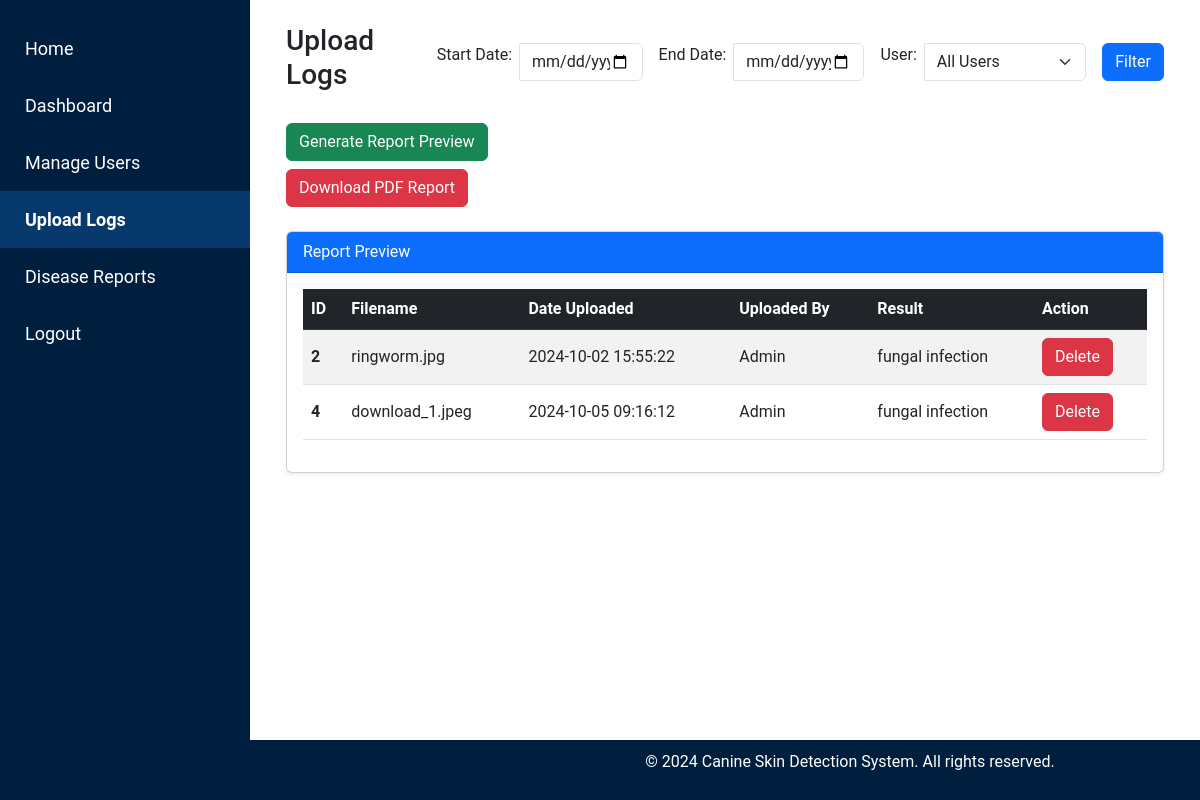
The app's page /admin/upload_logs, older data.
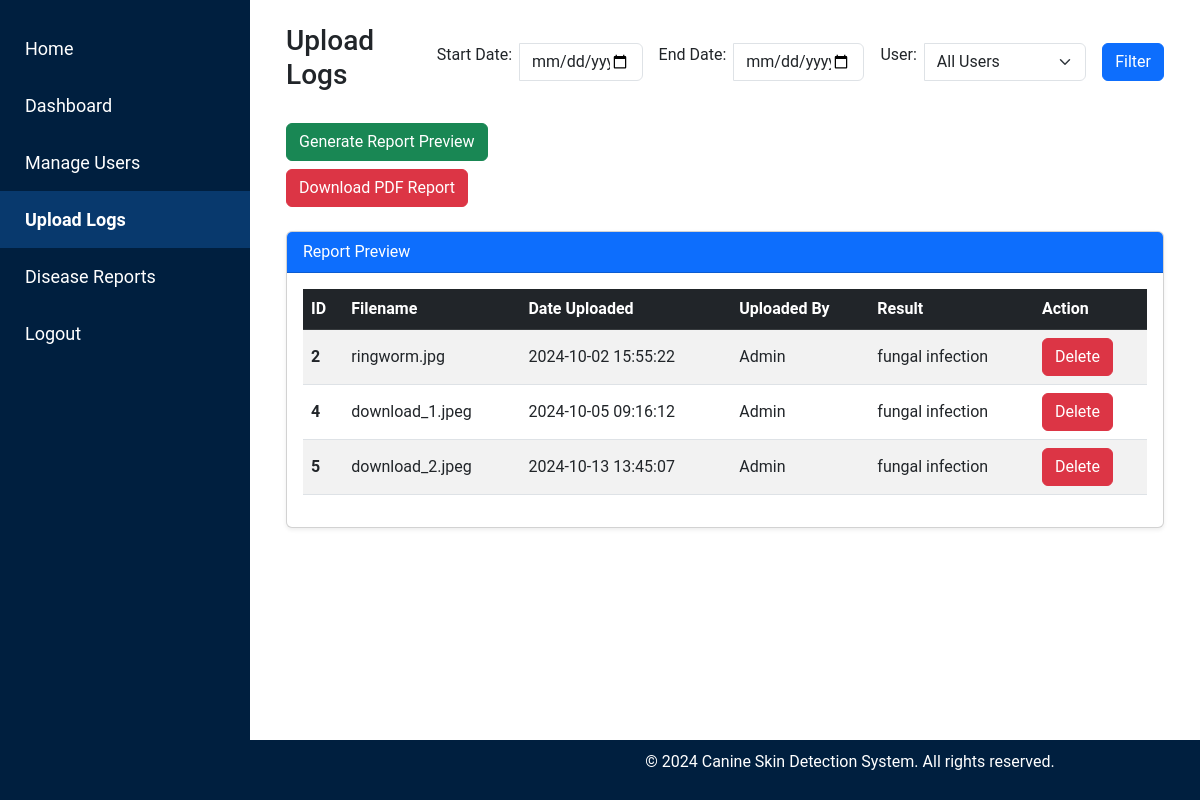
The same page, newer data.
### tables this page shows
CREATE TABLE uploads (
    id INTEGER PRIMARY KEY AUTOINCREMENT,
    filename TEXT NOT NULL,
    upload_date TIMESTAMP DEFAULT CURRENT_TIMESTAMP,
    file_type TEXT NOT NULL,
    result TEXT NOT NULL,  -- Add a column for storing the result (disease name)
    username TEXT NOT NULL  -- Store the username instead of user_id
);

### admin.py (the view)
@admin.route('/upload_logs')
def upload_logs():
    conn = get_db_connection()
    uploads = conn.execute('SELECT * FROM uploads').fetchall()
    conn.close()
    return render_template('admin/upload_logs.html', uploads=uploads)

### db.py (called while the page is built)
def get_db_connection():
    conn = sqlite3.connect('site.db')
    conn.row_factory = sqlite3.Row  # Allows accessing rows as dictionaries
    return conn

### templates/admin/upload_logs.html (shortened to what this page needs)
<!DOCTYPE html>
<html lang="en">
<head>
    <link href="https://cdn.jsdelivr.net/npm/bootstrap@5.3.0-alpha1/dist/css/bootstrap.min.css" rel="stylesheet">
    <link rel="stylesheet" href="{{ url_for('static', filename='css/admin_styles.css') }}">
    <link href="https://cdnjs.cloudflare.com/ajax/libs/bootstrap-icons/1.8.1/font/bootstrap-icons.min.css" rel="stylesheet">
</head>
<body>
    {% include 'partials/admin_sidebar.html' %}
    <div class="content p-4">
        <div class="container-fluid">
            <div class="d-flex justify-content-between align-items-center mb-4">
                <h1 class="h3">Upload Logs</h1>
                <form action="{{ url_for('admin.filter_logs') }}" method="GET" class="d-flex align-items-center">
                    <div class="input-group">
                        <label for="startDate" class="form-label me-2">Start Date:</label>
                        <input type="date" id="startDate" name="start_date" class="form-control">
                    </div>
                    <div class="input-group ms-3">
                        <label for="endDate" class="form-label me-2">End Date:</label>
                        <input type="date" id="endDate" name="end_date" class="form-control">
                    </div>
                    <div class="input-group ms-3">
                        <label for="username" class="form-label me-2">User:</label>
                        <select id="username" name="username" class="form-select">
                            <option value="">All Users</option>
                        </select>
                    </div>
                    <button type="submit" class="btn btn-primary ms-3">Filter</button>
                </form>
            </div>
            <div class="mb-4">
                <form action="{{ url_for('admin.preview_report') }}" method="POST">
                    <button type="submit" class="btn btn-success">Generate Report Preview</button>
                </form>
                <form action="{{ url_for('admin.generate_pdf_report') }}" method="GET" class="mt-2">
                    <button type="submit" class="btn btn-danger">Download PDF Report</button>
                </form>
            </div>
            {% if uploads %}
            <div class="card shadow-sm mt-4">
                <div class="card-header bg-primary text-white">
                    Report Preview
                </div>
                <div class="card-body">
                    <table class="table table-hover table-striped align-middle">
                        <thead class="table-dark">
                            <tr>
                                <th scope="col">ID</th>
                                <th scope="col">Filename</th>
                                <th scope="col">Date Uploaded</th>
                                <th scope="col">Uploaded By</th>
                                <th scope="col">Result</th>
                                <th scope="col">Action</th>
                            </tr>
                        </thead>
                        <tbody>
                            {% for upload in uploads %}
                            <tr>
                                <th scope="row">{{ upload.id }}</th>
                                <td>{{ upload.filename }}</td>
                                <td>{{ upload.upload_date }}</td>
                                <td>{{ upload.username }}</td>
                                <td>{{ upload.result }}</td>
                                <td>
                                    <form action="{{ url_for('admin.delete_log', upload_id=upload.id) }}" method="POST" onsubmit="return confirm('Are you sure you want to delete this upload?');">
                                        <button type="submit" class="btn btn-danger">Delete</button>
                                    </form>
                                </td>
                            </tr>
                            {% endfor %}
                        </tbody>
                    </table>
                </div>
            </div>
            {% endif %}
        </div>
    </div>
    {% include 'partials/footer_admin.html' %}
</body>
</html>

### templates/partials/admin_sidebar.html (shortened to what this page needs)
<div class="sidebar">
    <a href="{{ url_for('index') }}" class="{% if request.path == url_for('index') %}active{% endif %}">
         Home
    </a>
    <a href="{{ url_for('admin.admin_dashboard') }}" class="{% if request.path == url_for('admin.admin_dashboard') %}active{% endif %}">
         Dashboard
    </a>
    <a href="{{ url_for('admin.manage_users') }}" class="{% if request.path == url_for('admin.manage_users') %}active{% endif %}">
         Manage Users
    </a>
    <a href="{{ url_for('admin.upload_logs') }}" class="{% if request.path == url_for('admin.upload_logs') %}active{% endif %}">
         Upload Logs
    </a>
    <a href="{{ url_for('admin.disease_reports') }}" class="{% if request.path == url_for('admin.disease_reports') %}active{% endif %}">
         Disease Reports
    </a>
    <a href="{{ url_for('auth.logout') }}" class="{% if request.path == url_for('auth.logout') %}active{% endif %}">
         Logout
    </a>
</div>

### templates/partials/footer_admin.html
    <footer>
        <p>&copy; 2024 Canine Skin Detection System. All rights reserved.</p>
    </footer>

### static/css/admin_styles.css (style rules this page uses)
body { font-family: 'Roboto', sans-serif; }
.card { margin-bottom: 20px; }
.sidebar { height: 100vh; width: 250px; position: fixed; top: 0; left: 0; background-color: #001f3f; padding-top: 20px; }
.sidebar a { padding: 15px; text-decoration: none; font-size: 18px; color: white; display: block; }
.sidebar a.active { background-color: #08396d; color: white; font-weight: bold; }
.content { margin-left: 250px; padding: 20px; }
footer { background-color: #001f3f; color: white; padding: 10px 0; text-align: center; position: fixed; bottom: 0; width: 100%; left: 250px; }

Row changes from the older to the newer data that the page shows:
added uploads: id "5", filename "download_2.jpeg", upload_date "2024-10-13 13:45:07", username "Admin", result "fungal infection"
